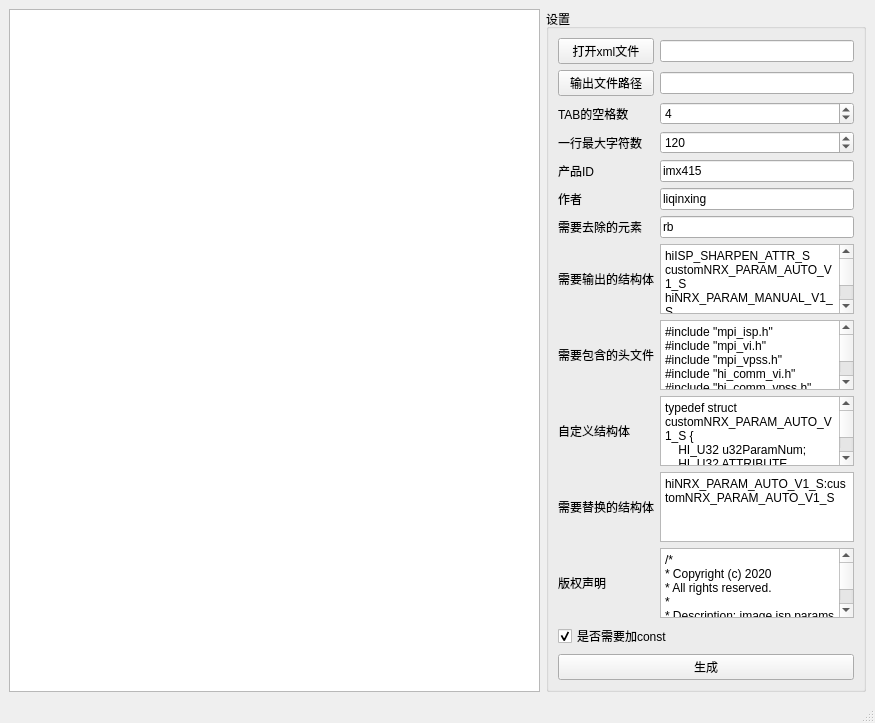
<?xml version="1.0" encoding="UTF-8"?>
<ui version="4.0">
 <class>PQtoolsToCode</class>
 <widget class="QMainWindow" name="PQtoolsToCode">
  <property name="geometry">
   <rect>
    <x>0</x>
    <y>0</y>
    <width>875</width>
    <height>714</height>
   </rect>
  </property>
  <property name="maximumSize">
   <size>
    <width>16777215</width>
    <height>16777215</height>
   </size>
  </property>
  <property name="windowTitle">
   <string>PQtools转代码工具</string>
  </property>
  <widget class="QWidget" name="centralwidget">
   <layout class="QGridLayout" name="gridLayout">
    <item row="0" column="0">
     <widget class="QTextBrowser" name="dst_file">
      <property name="openExternalLinks">
       <bool>true</bool>
      </property>
     </widget>
    </item>
    <item row="0" column="2" alignment="Qt::AlignLeft">
     <widget class="QGroupBox" name="groupBox">
      <property name="maximumSize">
       <size>
        <width>320</width>
        <height>16777215</height>
       </size>
      </property>
      <property name="title">
       <string>设置</string>
      </property>
      <layout class="QVBoxLayout" name="verticalLayout">
       <item>
        <layout class="QGridLayout" name="gridLayout_2">
         <item row="2" column="1">
          <widget class="QLineEdit" name="output_path"/>
         </item>
         <item row="5" column="0">
          <widget class="QLabel" name="label_3">
           <property name="text">
            <string>产品ID</string>
           </property>
          </widget>
         </item>
         <item row="12" column="1">
          <widget class="QPlainTextEdit" name="copyright">
           <property name="plainText">
            <string>/*
* Copyright (c) 2020
* All rights reserved.
*
* Description: image isp params head file
* Author: liqinxing
* Create: 2020-12-28
* Modefication History:
* Author: %AUTHOR%
* Date: %NOW_TINE%
*/</string>
           </property>
          </widget>
         </item>
         <item row="4" column="0">
          <widget class="QLabel" name="label_2">
           <property name="text">
            <string>一行最大字符数</string>
           </property>
          </widget>
         </item>
         <item row="7" column="0">
          <widget class="QLabel" name="label_5">
           <property name="text">
            <string>需要去除的元素</string>
           </property>
          </widget>
         </item>
         <item row="1" column="0">
          <widget class="QPushButton" name="openxmlfile">
           <property name="text">
            <string>打开xml文件</string>
           </property>
          </widget>
         </item>
         <item row="5" column="1">
          <widget class="QLineEdit" name="product_id">
           <property name="text">
            <string>imx415</string>
           </property>
          </widget>
         </item>
         <item row="10" column="0">
          <widget class="QLabel" name="label_7">
           <property name="text">
            <string>自定义结构体</string>
           </property>
          </widget>
         </item>
         <item row="4" column="1">
          <widget class="QSpinBox" name="max_line_num">
           <property name="minimum">
            <number>50</number>
           </property>
           <property name="maximum">
            <number>500</number>
           </property>
           <property name="value">
            <number>120</number>
           </property>
          </widget>
         </item>
         <item row="1" column="1">
          <widget class="QLineEdit" name="xmlfile"/>
         </item>
         <item row="6" column="1">
          <widget class="QLineEdit" name="author">
           <property name="text">
            <string>liqinxing</string>
           </property>
          </widget>
         </item>
         <item row="10" column="1">
          <widget class="QPlainTextEdit" name="add_custom_defines">
           <property name="plainText">
            <string>typedef struct customNRX_PARAM_AUTO_V1_S {
    HI_U32 u32ParamNum;
    HI_U32 ATTRIBUTE au32ISO[16];
    VI_PIPE_NRX_PARAM_V1_S ATTRIBUTE pastNRXParamV1[16];
} CUSTOM_NRX_PARAM_AUTO_V1_S;</string>
           </property>
          </widget>
         </item>
         <item row="7" column="1">
          <widget class="QLineEdit" name="need_remove_item">
           <property name="text">
            <string>rb</string>
           </property>
          </widget>
         </item>
         <item row="6" column="0">
          <widget class="QLabel" name="label_9">
           <property name="text">
            <string>作者</string>
           </property>
          </widget>
         </item>
         <item row="3" column="1">
          <widget class="QSpinBox" name="tab_space">
           <property name="maximum">
            <number>6</number>
           </property>
           <property name="value">
            <number>4</number>
           </property>
          </widget>
         </item>
         <item row="11" column="1">
          <widget class="QPlainTextEdit" name="custom_define_dict">
           <property name="plainText">
            <string>hiNRX_PARAM_AUTO_V1_S:customNRX_PARAM_AUTO_V1_S</string>
           </property>
          </widget>
         </item>
         <item row="2" column="0">
          <widget class="QPushButton" name="open_output_path">
           <property name="text">
            <string>输出文件路径</string>
           </property>
          </widget>
         </item>
         <item row="8" column="1">
          <widget class="QPlainTextEdit" name="filter_struct">
           <property name="plainText">
            <string>hiISP_SHARPEN_ATTR_S
customNRX_PARAM_AUTO_V1_S
hiNRX_PARAM_MANUAL_V1_S
hiVPSS_GRP_SHARPEN_ATTR_S
hiISP_NR_ATTR_S
hiISP_ANTIFALSECOLOR_ATTR_S
hiISP_DEMOSAIC_ATTR_S
hiISP_CR_ATTR_S
hiISP_LDCI_ATTR_S</string>
           </property>
          </widget>
         </item>
         <item row="9" column="0">
          <widget class="QLabel" name="label_6">
           <property name="text">
            <string>需要包含的头文件</string>
           </property>
          </widget>
         </item>
         <item row="12" column="0">
          <widget class="QLabel" name="label_8">
           <property name="text">
            <string>版权声明</string>
           </property>
          </widget>
         </item>
         <item row="8" column="0">
          <widget class="QLabel" name="label_10">
           <property name="text">
            <string>需要输出的结构体</string>
           </property>
          </widget>
         </item>
         <item row="11" column="0">
          <widget class="QLabel" name="label_11">
           <property name="text">
            <string>需要替换的结构体</string>
           </property>
          </widget>
         </item>
         <item row="9" column="1">
          <widget class="QPlainTextEdit" name="include_headers">
           <property name="plainText">
            <string>#include &quot;mpi_isp.h&quot;
#include &quot;mpi_vi.h&quot;
#include &quot;mpi_vpss.h&quot;
#include &quot;hi_comm_vi.h&quot;
#include &quot;hi_comm_vpss.h&quot;
#include &quot;hi_isp_defines.h&quot;</string>
           </property>
          </widget>
         </item>
         <item row="3" column="0">
          <widget class="QLabel" name="label">
           <property name="text">
            <string>TAB的空格数</string>
           </property>
          </widget>
         </item>
        </layout>
       </item>
       <item>
        <widget class="QCheckBox" name="is_const">
         <property name="text">
          <string>是否需要加const</string>
         </property>
         <property name="checked">
          <bool>true</bool>
         </property>
        </widget>
       </item>
       <item>
        <widget class="QPushButton" name="generate">
         <property name="text">
          <string>生成</string>
         </property>
        </widget>
       </item>
      </layout>
     </widget>
    </item>
   </layout>
  </widget>
  <widget class="QStatusBar" name="statusbar"/>
 </widget>
 <resources/>
 <connections/>
</ui>
